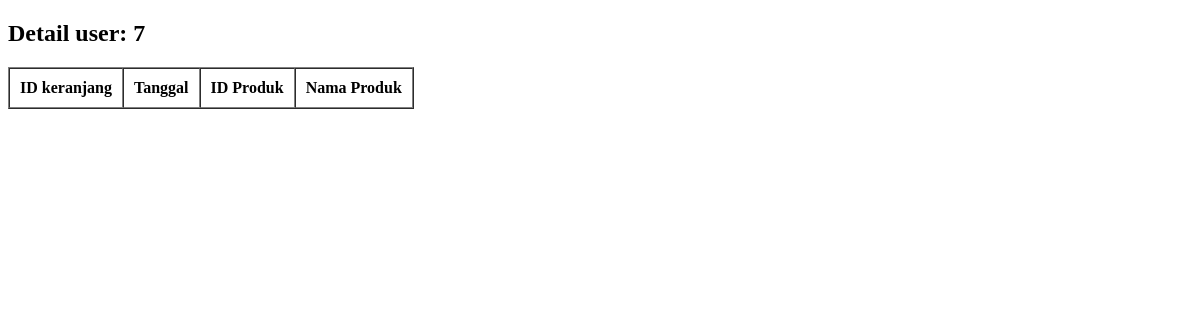
Before: /detailuser.php?id_user=7 with the older database file.
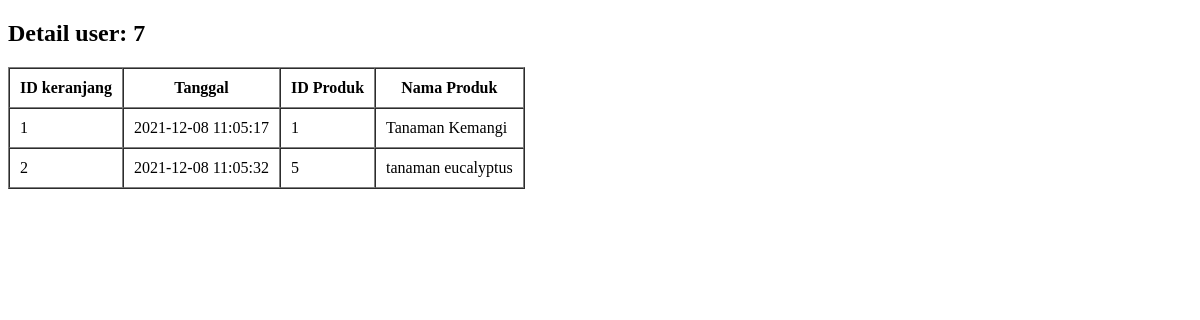
After: the same page with the newer database file.
### tables this page shows
CREATE TABLE `keranjang` (
  `id_keranjang` int(11) NOT NULL,
  `tgl` datetime DEFAULT current_timestamp(),
  `id_user` int(11) NOT NULL,
  `id_produk` int(11) NOT NULL,
  `qty` int(11) DEFAULT 1
);

CREATE TABLE `produk` (
  `id_produk` int(11) NOT NULL,
  `nama_produk` varchar(100) DEFAULT NULL,
  `manfaat` varchar(200) DEFAULT NULL,
  `harga` int(11) DEFAULT NULL,
  `deskripsi` varchar(500) DEFAULT NULL,
  `tgl_ditambahkan` datetime DEFAULT current_timestamp(),
  `stok` int(11) DEFAULT NULL,
  `foto` char(100) DEFAULT NULL,
  `tipe` enum('Benih','Bibit','Alat','Pupuk') DEFAULT NULL
);

### config.php (called while the page is built, shortened)
<?php
$koneksi = mysqli_connect("localhost", "root", "", "takemyherb");
function query($query){
    global $koneksi;
    $result = mysqli_query($koneksi, $query);
    $rows = [];
    while($row = mysqli_fetch_assoc($result) ){
        $rows[] = $row;
    }
    return $rows;
}
?>

### detailuser.php (the view, shortened to what this page needs)
<?php
    require('config.php');
    if(!isset($_GET["id_user"])){
        header("Location: index.php");
        exit();
    }
    else{
        $id_user = $_GET["id_user"];
        $result = query("SELECT k.id_keranjang, k.tgl, k.id_produk, p.nama_produk FROM keranjang AS k
                        INNER JOIN produk AS p ON p.id_produk=k.id_produk WHERE k.id_user='$id_user'");
    }
?>
<!DOCTYPE html>
<html>
<head>
</head>
<body>
<h2>Detail user: <?php echo $id_user?></h2>
    <div class="detail">
    <table border="1" cellpadding="10" cellspacing="0">
        <tr>
            <th>ID keranjang</th>
            <th>Tanggal</th>
            <th>ID Produk</th>
            <th>Nama Produk</th>
        </tr>
        <?php foreach($result as $row) : ?>
        <tr>
            <td><?=$row["id_keranjang"]; ?></td>
            <td><?=$row["tgl"]; ?></td>
            <td><?=$row["id_produk"]; ?></td>
            <td><?=$row["nama_produk"]; ?></td>
        </tr>
        <?php endforeach; ?>
    </table>
    </div>
</body>
</html>

Changed rows visible on the page:
added keranjang: id_keranjang "1", tgl "2021-12-08 11:05:17", id_produk "1", id_produk.nama_produk "Tanaman Kemangi"
added keranjang: id_keranjang "2", tgl "2021-12-08 11:05:32", id_produk "5", id_produk.nama_produk "tanaman eucalyptus"
